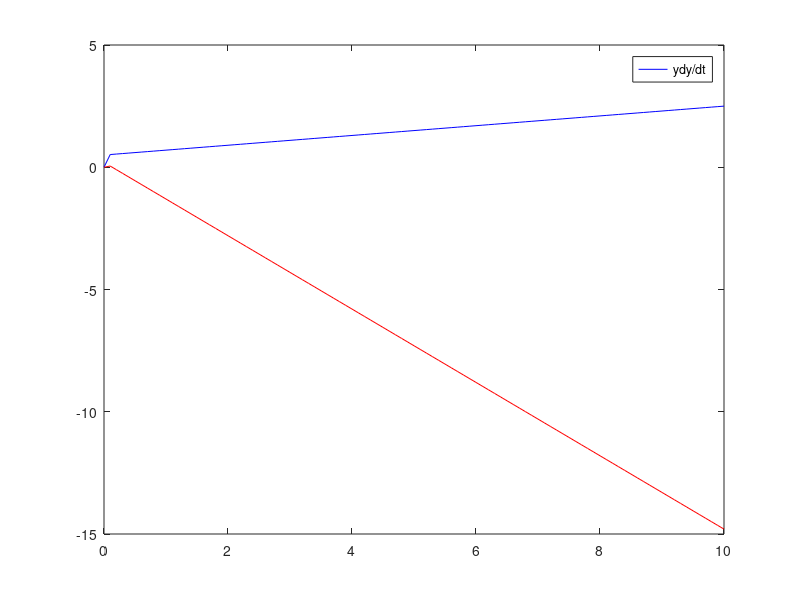

Write the MATLAB code that produced this figure.
heun_1 = [0];
y_i = 0.5;
yp_begin1 = 0.2;
for t = [0:0.1:10]
    yp_begin = yp_begin1;
    y_nextpredict = y_i + yp_begin*0.1;
    yp_end = (y_nextpredict-y_i)/0.1;
    y_avgnext = y_i + ((yp_begin + yp_end)/2)*0.1;
    heun_1(length(heun_1)+1) = y_avgnext;
    yp_begin1 = (y_avgnext-y_i)/0.1;
    y_i = y_avgnext;
end
t2 = [0:0.1:10];
a2 = plot(t2, heun_1(1:end-1), "-b");
hold on
heun_2 = [0];
y_n = 0.2;
yp_begin1 = -0.5*heun_1(1)-3*(0.5);
for t = [0:0.1:10]
    yp_begin = yp_begin1;
    y_nextpredict = y_n + yp_begin*0.1;
    yp_end = (y_nextpredict-y_n)/0.1;
    y_avgnext = y_n + ((yp_begin + yp_end)/2)*0.1;
    heun_2(length(heun_2)+1) = y_avgnext;
    yp_begin1 = (y_avgnext-y_n)/0.1;
    y_n = y_avgnext;
end
t3 = [0:0.1:10];
a3 = plot(t3, heun_2(1:end-1), "-r");
M2 = "y"
M3 = "dy/dt"
legend([a2,a3], [ M2, M3]);